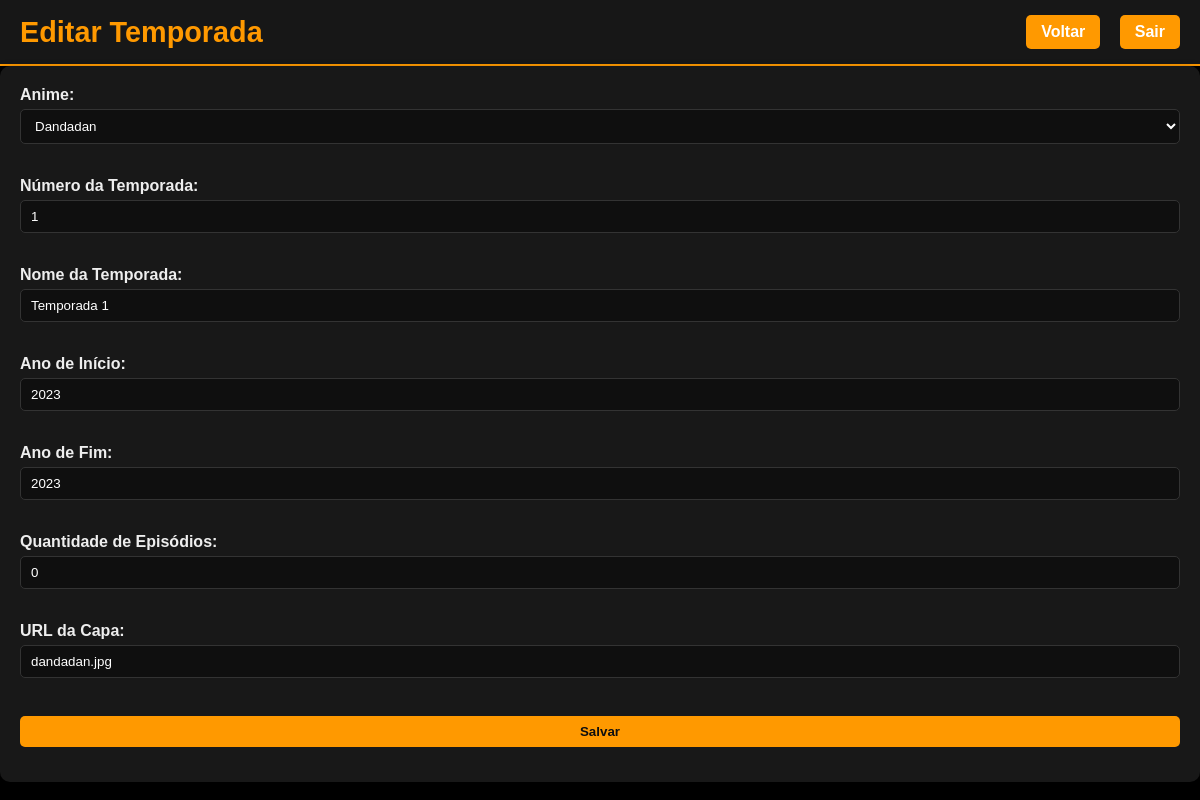
The app's page /PHP/admin/temporadas/temporadas_form.php?id=3 (signed in) with its own data.
### tables this page shows
CREATE TABLE `temporadas` (
  `id` int(11) NOT NULL,
  `anime_id` int(11) NOT NULL,
  `numero` int(11) NOT NULL,
  `nome` varchar(100) DEFAULT NULL,
  `ano_inicio` year(4) DEFAULT NULL,
  `ano_fim` year(4) DEFAULT NULL,
  `qtd_episodios` int(11) DEFAULT NULL,
  `capa` varchar(255) DEFAULT NULL
);

CREATE TABLE `animes` (
  `id` int(11) NOT NULL,
  `nome` varchar(255) NOT NULL,
  `nota` decimal(3,1) DEFAULT 0.0,
  `sinopse` text DEFAULT NULL,
  `capa` varchar(255) DEFAULT NULL,
  `ano` year(4) DEFAULT NULL,
  `linguagem` varchar(20) DEFAULT NULL,
  `created_at` timestamp NOT NULL DEFAULT current_timestamp(),
  `updated_at` timestamp NOT NULL DEFAULT current_timestamp() ON UPDATE current_timestamp()
);

### PHP/admin/temporadas/temporadas_form.php (the view, shortened to what this page needs)
<?php
require __DIR__ . '/../../shared/conexao.php';
$id = $_GET['id'] ?? null;
$temporada = [
    'anime_id'      => '',
    'numero'        => '',
    'nome'          => '',
    'ano_inicio'    => '',
    'ano_fim'       => '',
    'qtd_episodios' => '',
    'capa'          => ''
];
$animes = $pdo->query("SELECT id, nome FROM animes ORDER BY nome")->fetchAll(PDO::FETCH_ASSOC);
if ($id) {
    $stmt = $pdo->prepare("SELECT * FROM temporadas WHERE id = ?");
    $stmt->execute([$id]);
    $temporada = $stmt->fetch(PDO::FETCH_ASSOC) ?: $temporada;
}
?>
<!DOCTYPE html>
<html lang="pt-BR">
<head>
  <link rel="stylesheet" href="../../../CSS/style.css?v=2">
</head>
<body class="admin">
  <div class="admin-links">
    <h1><?= $id ? "Editar Temporada" : "Cadastrar Nova Temporada" ?></h1>
    <nav>
      <a href="../../../PHP/admin/temporadas/admin_temporadas.php" class="admin-btn">Voltar</a>
      <a href="../../../PHP/shared/logout.php" class="admin-btn">Sair</a>
    </nav>
  </div>
  <main class="admin-form">
    <form method="post" action="../../../PHP/admin/temporadas/temporadas_save.php">
      <label>Anime:</label><br>
      <select name="anime_id" required>
        <?php foreach ($animes as $a): ?>
          <option value="<?= $a['id'] ?>" <?= $temporada['anime_id'] == $a['id'] ? 'selected' : '' ?>>
            <?= htmlspecialchars($a['nome']) ?>
          </option>
        <?php endforeach; ?>
      </select><br><br>
      <label>Número da Temporada:</label><br>
      <input type="number" name="numero" value="<?= htmlspecialchars($temporada['numero']) ?>" required><br><br>
      <label>Nome da Temporada:</label><br>
      <input type="text" name="nome" value="<?= htmlspecialchars($temporada['nome']) ?>"><br><br>
      <label>Ano de Início:</label><br>
      <input type="number" name="ano_inicio" value="<?= htmlspecialchars($temporada['ano_inicio']) ?>" min="1900" max="2100"><br><br>
      <label>Ano de Fim:</label><br>
      <input type="number" name="ano_fim" value="<?= htmlspecialchars($temporada['ano_fim']) ?>" min="1900" max="2100"><br><br>
      <label>Quantidade de Episódios:</label><br>
      <input type="number" name="qtd_episodios" value="<?= htmlspecialchars($temporada['qtd_episodios']) ?>"><br><br>
      <label>URL da Capa:</label><br>
      <input type="text" name="capa" value="<?= htmlspecialchars($temporada['capa']) ?>"><br><br>
      <input type="submit" value="Salvar" class="admin-btn">
    </form>
  </main>
</body>
</html>

### CSS/style.css (style rules this page uses)
* { margin: 0; padding: 0; box-sizing: border-box; }
html, body { background-color: rgb(0, 0, 0); font-family: Arial, sans-serif; background-image: url('../img/earth-1756274.jpg'); background-size: cover; background-repeat: no-repeat; background-position: center; min-height: 100vh; color: #eee; overflow-x: hidden; }
.admin .admin-links { background-color: rgba(26, 26, 26, 0.9); padding: 15px 20px; display: flex; justify-content: space-between; align-items: center; flex-wrap: wrap; border-bottom: 2px solid #ff9900; }
.admin .admin-links h1 { font-size: 1.8rem; color: #ff9900; }
.admin .admin-links nav a { color: #fff; text-decoration: none; margin-left: 15px; font-weight: bold; transition: 0.3s; }
.admin .admin-btn, .admin .admin-anime-table a { display: inline-block; padding: 8px 15px; border-radius: 5px; text-decoration: none; color: #fff; font-weight: bold; transition: 0.3s; cursor: pointer; }
.admin .admin-btn { background-color: #ff9900; border: none; }
.admin .admin-form { background-color: rgba(26, 26, 26, 0.95); padding: 20px; border-radius: 10px; box-shadow: 0 4px 10px rgba(0, 0, 0, 0.5); }
.admin .admin-form label { font-weight: bold; }
.admin .admin-form input, .admin .admin-form select, .admin .admin-form textarea { width: 100%; padding: 8px 10px; margin-top: 5px; margin-bottom: 15px; border-radius: 5px; border: 1px solid #333; background-color: #0f0f0f; color: #fff; }
.admin .admin-form input[type="submit"], .admin .admin-form button { background-color: #ff9900; color: #0f0f0f; border: none; cursor: pointer; }

### records on screen
temporadas: anime_id "Dandadan", numero "1", nome "Temporada 1", ano_inicio "2023", ano_fim "2023", qtd_episodios "0", capa "dandadan.jpg"
